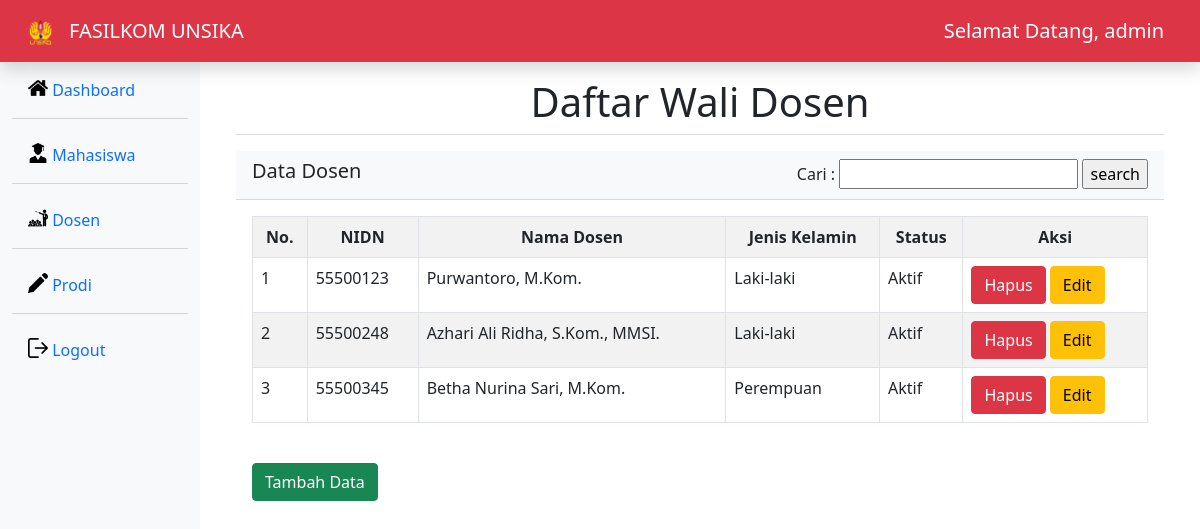
Screenshot of /dosen.php (signed in) with the database file from the repository.
### tables this page shows
CREATE TABLE `dosen` (
  `nidn` varchar(15) NOT NULL,
  `nama_dosen` varchar(35) NOT NULL,
  `jenis_kelamin` varchar(35) NOT NULL,
  `status` varchar(35) NOT NULL
);

### dosen.php (the view, shortened to what this page needs)
<!DOCTYPE html>
<html lang="en">
<head>
    <link rel="stylesheet" href="bootstrap-5.1.3-dist/css/bootstrap.min.css">
</head>
<body>
<nav class="navbar navbar-dark bg-danger flex-md-nowrap p-2 shadow col-12">
    <div class="container-fluid">
        <div class="d-flex flex-row">
            <div class="p-2"><img src="img/Logo_Unsika.png" width="25"></div>
            <div class="p-2"><span class="navbar-brand">FASILKOM UNSIKA</span></div>
        </div>
        <span class="navbar-brand mb-0 float-right">Selamat Datang, <?php echo $_SESSION["username"] ?></span>
    </div>
</nav>
<div class="container-fluid">
	<div class="row">
		<div class="col-md-2 d-none d-md-block bg-light sidebar" style="height: 100vh">
			<div class="sidebar-sticky">
				<ul class="nav flex-column">
                    <li class="nav-item mt-2 active">
						<a class="nav-link" href="index.php">
                        <img src="img/home.png" width="20" height="20" class="d-inline-block align-top">
							Dashboard
						</a>
					</li>
                    <div class="dropdown-divider"></div>
					<li class="nav-item mt-2 active">
						<a class="nav-link" href="mahasiswa.php">
                        <img src="img/student-with-graduation-cap.png" width="20" height="20" class="d-inline-block align-top">
							Mahasiswa
						</a>
					</li>
					<div class="dropdown-divider"></div>
					<li class="nav-item mt-2">
						<a class="nav-link" href="dosen.php">
                        <img src="img/lecture.png" width="20" height="20" class="d-inline-block align-top">
							Dosen
						</a>
					</li>
					<div class="dropdown-divider"></div>
					<li class="nav-item mt-2">
						<a class="nav-link" href="prodi.php">
                        <img src="img/pencil.png" width="20" height="20" class="d-inline-block align-top">
							Prodi
						</a>
					</li>
                    <div class="dropdown-divider"></div>
                    <li class="nav-item mt-2">
						<a class="nav-link" href="logout.php">
                        <img src="img/logout.png" width="20" height="20" class="d-inline-block align-top">
							Logout
						</a>
					</li>
				</ul>
			</div>
		</div>
        <div class="col-10">
            <div class="container-fluid mt-3">
                <h1 class="text-center">Daftar Wali Dosen</h1>
                <div class="dropdown-divider"></div>
                <div class="car mt-3">
                    <div class="card-header bg-light text-dark d-flex justify-content-between">
                        <h5>Data Dosen</h5>
                        <form action="dosen.php" method="get">
                            <label>Cari :</label>
                            <input type="text" name="search">
                            <input type="submit" value="search">
                        </form>
                    </div>
                    <div class="card-body">
                        <table class="table table-bordered table-striped">
                            <tr>
                                <th class="text-center">No.</th>
                                <th class="text-center">NIDN</th>
                                <th class="text-center">Nama Dosen</th>
                                <th class="text-center">Jenis Kelamin</th>
                                <th class="text-center">Status</th>
                                <th class="text-center">Aksi</th>
                            </tr>
                            <?php
                            include 'koneksi.php';
                            if(isset($_GET['search'])){
                                $search = $_GET['search'];
                                $data = mysqli_query($koneksi,"SELECT * FROM dosen where nama_dosen like '%".$search."%'
                                OR nidn like '%".$search."%' OR jenis_kelamin like '%".$search."%' OR status like '%".$search."%'") or die(mysqli_error($koneksi));
                            }else{
                                $data = mysqli_query($koneksi,"SELECT * FROM dosen ORDER BY nidn ASC") or die(mysqli_error($koneksi));
                            }
                            $no = 1;
                            while($dosen = mysqli_fetch_array($data)){
                            ?>
                            <tr>
                                <td><?=$no++;?></td>
                                <td><?php echo $dosen['nidn'];?></td>
                                <td><?php echo $dosen['nama_dosen'];?></td>
                                <td><?php echo $dosen['jenis_kelamin'];?></td>
                                <td><?php echo $dosen['status'];?></td>
                                <td>
                                    <a href="dosen_delete.php?nidn=<?php echo $dosen['nidn']?>" class="btn btn-danger" onclick="return confirm('Anda akan menghapus data ini ?')">Hapus</a>
                                    <a href="dosen_update.php?nidn=<?php echo $dosen['nidn']?>" class="btn btn-warning">Edit</a>
                                </td>
							</tr>
							<?php };?>
                        </table>
                        <a class="btn btn-success my-4" href="dosen_create.php" >Tambah Data</a>
                    </div>
                </div>
            </div>
        </div>
    </div>
</div>
</body>
</html>

### rows the page displays
dosen: nidn "55500123", nama_dosen "Purwantoro, M.Kom.", jenis_kelamin "Laki-laki", status "Aktif"
dosen: nidn "55500248", nama_dosen "Azhari Ali Ridha, S.Kom., MMSI.", jenis_kelamin "Laki-laki", status "Aktif"
dosen: nidn "55500345", nama_dosen "Betha Nurina Sari, M.Kom.", jenis_kelamin "Perempuan", status "Aktif"

### other values shown
$_SESSION["username"] "admin"
